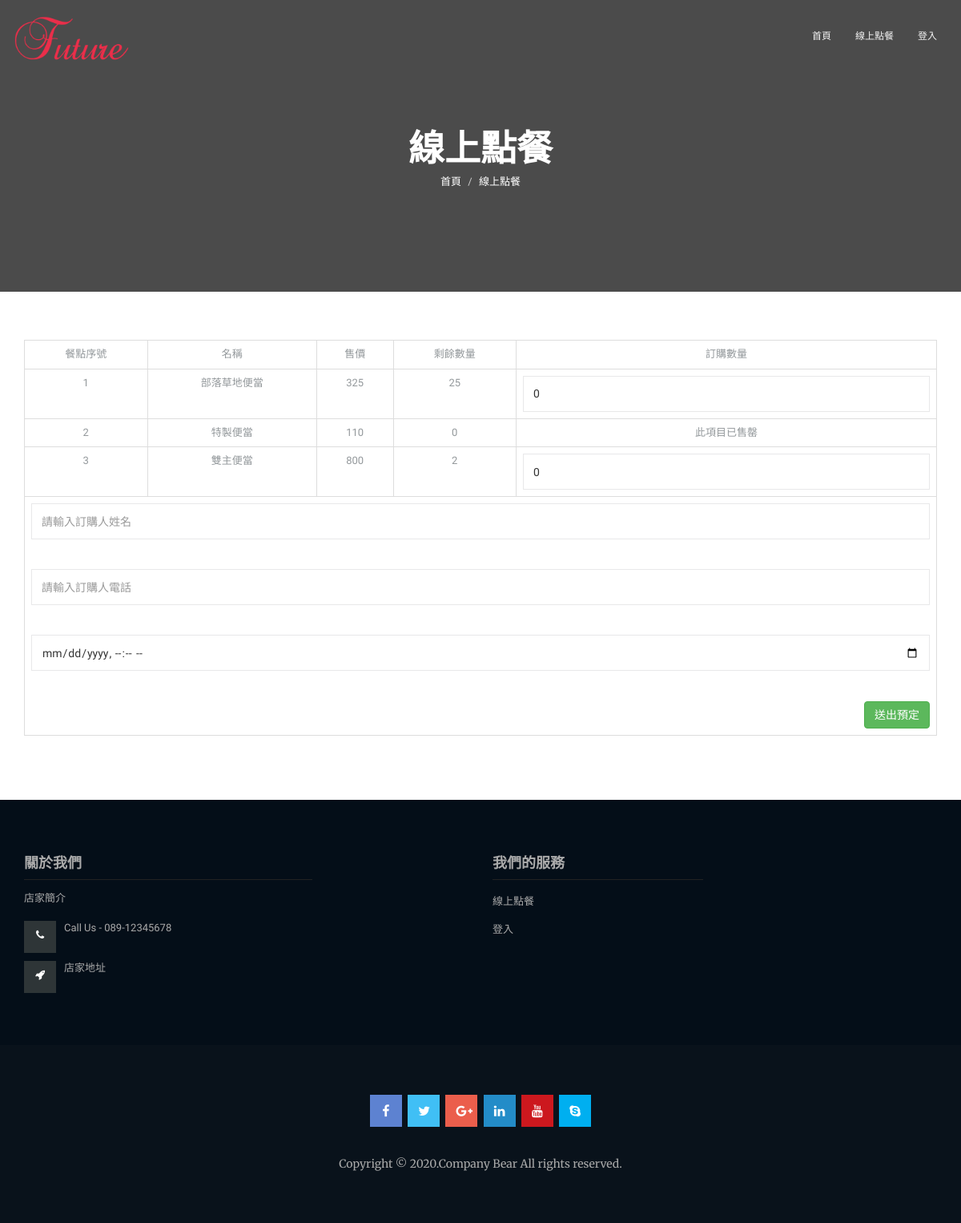
The app's page /order.php with its own data.
### tables this page shows
CREATE TABLE `foodtable` (
  `_ID` int(11) NOT NULL,
  `Name` text NOT NULL,
  `Price` int(80) NOT NULL,
  `Mount` int(11) NOT NULL,
  `Status` text NOT NULL,
  `Info` text NOT NULL,
  `Isdel` text NOT NULL
);

### order.php (the view, shortened to what this page needs)
<!DOCTYPE html>
<html lang="zh-TW">
	<head>
		<link rel="stylesheet" href="assets/bootstrap/css/bootstrap.min.css">
		<link rel="stylesheet" href="assets/fonts/font-awesome.min.css">
		<link rel="stylesheet" href="assets/css/flexslider.css">
		<link rel="stylesheet" href="assets/venobox/css/venobox.css" />
		<link rel="stylesheet" href="assets/owlcarousel/css/owl.carousel.css">
		<link rel="stylesheet" href="assets/owlcarousel/css/owl.theme.css">
		<link rel="stylesheet" href="assets/css/animate.css">
		<link rel="stylesheet" href="assets/css/style.css">
		<link rel="stylesheet" href="assets/css/switcher/switcher.css">
		<link rel="stylesheet" href="assets/css/switcher/style1.css" id="colors">
	</head>
    <body>
		<div class="navbar navbar-default navbar-fixed-top menu-top menu_dropdown">
            <div class="container">
                <div class="navbar-header">
					<a href="index.php" class="navbar-brand"><img src="assets/img/logo.png" alt="logo"></a>
                </div>
                <div class="navbar-collapse collapse">
                    <nav>
						 <ul class="nav navbar-nav navbar-right">
							<li><a href="index.php">首頁</a></li>
							<li><a href="order.php">線上點餐</a></li>
							<?php
								if(isset($_COOKIE['BearEat-Account'])){
									echo "<li><a href=\"OrderList.php\">點餐紀錄</a></li>";
									echo "<li><a href=\"manage.php\">後台管理</a></li>";
									echo "<li><a href=\"logout.php\">登出</a></li>";
								}
								else
								echo "<li><a href=\"login.php\">登入</a></li>";
							?>
						</ul>
					</nav>
                </div>
            </div>
        </div>
		<section class="section-top" style="background-image: url(assets/img/bg/section-bg.jpg);  background-size:cover; background-position: center center;background-attachment:fixed;">
			<div class="overlay">
				<div class="container">
					<div class="col-md-10 col-md-offset-1 col-xs-12 text-center">
						<div class="section-top-title wow fadeInRight" data-wow-duration="1s" data-wow-delay="0.3s" data-wow-offset="0">
							<h1>線上點餐</h1>
							<ol class="breadcrumb">
							  <li><a href="index.php">首頁</a></li>
							  <li class="active">線上點餐</li>
							</ol>
						</div>
					</div>
				</div>
			</div>
		</section>
		<section class="contact_area section-padding">
			<div class="container">
				<div class="">
					<div class="" data-wow-duration="1s" data-wow-delay="0.6s" data-wow-offset="0">
						<div class="contact">
							<?php
								require("conn_mysql.php");
								$sql_Food="SELECT * FROM `foodtable` WHERE `Status`='1'";
								$res_Food=mysqli_query($db_link,$sql_Food)or die("sql_Lang查詢失敗");
							?>
							<form action="OrderChk.php" method="post" id="OrderChange">
								<table class="table table-Info table-hover table-bordered" style="text-align:center;">
									<tr>
										<td>餐點序號</td>
										<td>名稱</td>
										<td>售價</td>
										<td>剩餘數量</td>
										<td>訂購數量</td>
									</tr>
									<?php
										while($row_Food=mysqli_fetch_array($res_Food)){
											echo "<tr>";
											echo "<td>".$row_Food['_ID']."</td>";
											echo "<td>".$row_Food['Name']."</td>";
											echo "<td>".$row_Food['Price']."</td>";
											echo "<td>".$row_Food['Mount']."</td>";
											if($row_Food['Mount']==0)
												echo "<td>此項目已售罄</td>";
											else
												echo "<td><input type='number' class='form-control' value='0' name='count".$row_Food['_ID']."'></input></td>";
											echo "</tr>";
										}
										echo "<tr>";
											echo "<td align='right' colspan='8'>";
											echo "<input type='text' name='ordername' class='form-control' required='required' placeholder='請輸入訂購人姓名'></input>";
											echo "<br><br>";
											echo "<input type='text' name='orderphone' class='form-control' required='required' placeholder='請輸入訂購人電話'></input>";
											echo "<br><br>";
											echo "<input type='datetime-local' class='form-control' name='GetDateTime' required='required' placeholder='期望取餐時間'></input>";
											echo "<br><br>";
											echo "<button float='right' type='submit' form='OrderChange' class='btn btn-success' name='SaveLngChange'>送出預定</button>";
											echo "</td>";
										echo "</tr>";
										?>
								</table>
							</form>
						</div>
					</div>
				</div>
			</div>
		</section>
		<section class="footer-top">
			<div class="footer_overlay section-padding">
				<div class="container">
					<div class="row">
						<div class="col-md-4 col-sm-6  wow fadeInLeft" data-wow-duration="1s" data-wow-delay="0.2s" data-wow-offset="0">
							<div class="single_footer">
								<h1>關於我們</h1>
								<p>店家簡介</p>
								<div class="footer_contact">
									<ul>
										<li><i class="fa fa-phone"></i> Call Us -  089-12345678</li>
										<li><i class="fa fa-rocket"></i> 店家地址</li>
									</ul>
								</div>
							</div>
						</div>
						<div class="col-md-2 col-sm-6  wow fadeInLeft" data-wow-duration="1s" data-wow-delay="0.3s" data-wow-offset="0">
						</div>
						<div class="col-md-3 col-sm-6  wow fadeInLeft" data-wow-duration="1s" data-wow-delay="0.4s" data-wow-offset="0">
							<div class="single_footer">
								<h1>我們的服務</h1>
								<ul>
									<li><a href="order.php">線上點餐</a></li>
									<?php
										if(isset($_COOKIE['BearEat-Account'])){
											echo "<li><a href=\"manage.php\">後台管理</a></li>";
											echo "<li><a href=\"logout.php\">登出</a></li>";
										}
										else
										echo "<li><a href=\"login.php\">登入</a></li>";
									?>
								</ul>
							</div>
						</div>
					</div>
				</div>
			</div>
		</section>
		<footer class="footer section-padding">
			<div class="container">
				<div class="row">
					<div class="col-sm-12 text-center  wow zoomIn">
						<div class="footer_social">
							<ul>
								<li><a class="f_facebook  wow bounceInDown" href="#"><i class="fa fa-facebook"></i></a></li>
								<li><a class="f_twitter wow bounceInDown" data-wow-delay=".1s" href="#"><i class="fa fa-twitter"></i></a></li>
								<li><a class="f_google wow bounceInDown" data-wow-delay=".2s" href="#"><i class="fa fa-google-plus"></i></a></li>
								<li><a class="f_linkedin wow bounceInDown" data-wow-delay=".3s" href="#"><i class="fa fa-linkedin"></i></a></li>
								<li><a class="f_youtube wow bounceInDown" data-wow-delay=".4s" href="#"><i class="fa fa-youtube"></i></a></li>
								<li><a class="f_skype wow bounceInDown" data-wow-delay=".5s" href="#"><i class="fa fa-skype"></i></a></li>
							</ul>
						</div>
						<p class="footer_copyright">Copyright &copy; 2020.Company Bear All rights reserved.</p>
					</div>
				</div>
			</div>
		</footer>
    </body>
</html>

### assets/css/style.css (style rules this page uses)
body { font-family: 'Cousine',sans-serif; font-size: 13px; color: #93989B; overflow-x: hidden; margin: auto; background: #fff; }
html, body { height: 100% }
h1, h2, h3, h4, h5, h6 { font-family: "Montserrat",sans-serif; font-weight: 700; }
a { font-family: "Merriweather",sans-serif; text-decoration: none; -webkit-transition: all 0.5s; transition: all 0.5s; }
ul, li { margin: 0; padding: 0; }
p { line-height: 2 }
.section-padding { padding: 60px 0 }
.overlay { background: rgba(0,0,0,0.6) none repeat scroll 0 0; padding: 60px 0; }
.navbar-default { background: none; border: medium none; border-radius: 0; margin-bottom: 0; padding: 20px 0; -webkit-transition: all 0.2s ease-in-out 0s; transition: all 0.2s ease-in-out 0s; width: 100%; }
.navbar-brand { padding: 0px }
.navbar-brand img { width: 150px }
.menu-top li a { color: #f3f3f3 !important; font-family: "Montserrat",sans-serif; font-size: 12px; font-weight: 400; text-transform: uppercase; }
.menu_dropdown ul { list-style-type: none }
.form-control { background: rgba(0, 0, 0, 0) none repeat scroll 0 0; border: 1px solid #e8e8e9; border-radius: 0; box-shadow: none; color: #333; height: 45px; }
.footer-top { background: #040e18 }
.single_footer h1 { border-bottom: 1px solid #222; color: #aaa; font-size:18px; padding: 10px 0; text-transform: uppercase; margin: 0; margin-bottom: 10px; }
.footer_contact ul li { color: #aaa; padding: 5px 0; overflow: hidden; }
.single_footer p { color: #aaa }
.single_footer i { background: #2e3537 none repeat scroll 0 0; border: 1px solid #2e3537; color: #fff; height: 40px; margin-right: 10px; padding: 10px; text-align: center; width: 40px; float: left; }
.single_footer a { color: #aaa }
.single_footer ul { margin: 0; padding: 0; list-style: none; }
.single_footer ul li a { color: #aaa; display: block; text-transform: capitalize; font-size: 13px; padding: 8px 0; -webkit-transition: 0.4s; transition: 0.4s; }
.footer { background-color: #09121b }
.footer_social ul { list-style: outside none none; margin: 0; padding: 0; }
.footer_social ul li { margin: 2px; display: inline-block; }
.footer_social ul li a { box-shadow: 0 0 0 7px transparent; color: #fff; display: block; font-size: 16px; height: 40px; line-height: 21px; padding: 9px 12px; -webkit-transition: all 0.4s ease 0s; transition: all 0.4s ease 0s; width: 40px; }
.f_facebook { background: #5D82D1; box-shadow: 0 0 0 0px #5D82D1; border: 1px solid #5D82D1; }
.f_twitter { background: #40BFF5; box-shadow: 0 0 0 0px #40BFF5; border: 1px solid #40BFF5; }
.f_google { background: #EB5E4C; box-shadow: 0 0 0 0px #EB5E4C; border: 1px solid #EB5E4C; }
.f_linkedin { background: #238CC8; box-shadow: 0 0 0 0px #238CC8; border: 1px solid #238CC8; }
.f_youtube { background: #CC181E; box-shadow: 0 0 0 0px #CC181E; border: 1px solid #CC181E; }
.f_skype { background: #00AFF0; box-shadow: 0 0 0 0px #00AFF0; border: 1px solid #00AFF0; }
.footer_copyright { color: #aaa; margin: 0; padding-top: 30px; font-family: "Merriweather",sans-serif; font-size: 14px; }
.section-top-title h1 { color: #fff; font-size: 45px; margin: 0; text-transform: uppercase; }
.section-top-title { padding-bottom: 60px; padding-top: 100px; }
.section-top-title, .breadcrumb { background: rgba(0, 0, 0, 0) none repeat scroll 0 0; margin-bottom: 0; }
.section-top-title ol li { color: #fff!important }
.section-top-title ol li a { color: #fff!important }

### records on screen
foodtable: _ID "1", Name "部落草地便當", Price "325", Mount "25"
foodtable: _ID "2", Name "特製便當", Price "110", Mount "0", shows "此項目已售罄"
foodtable: _ID "3", Name "雙主便當", Price "800", Mount "2"
